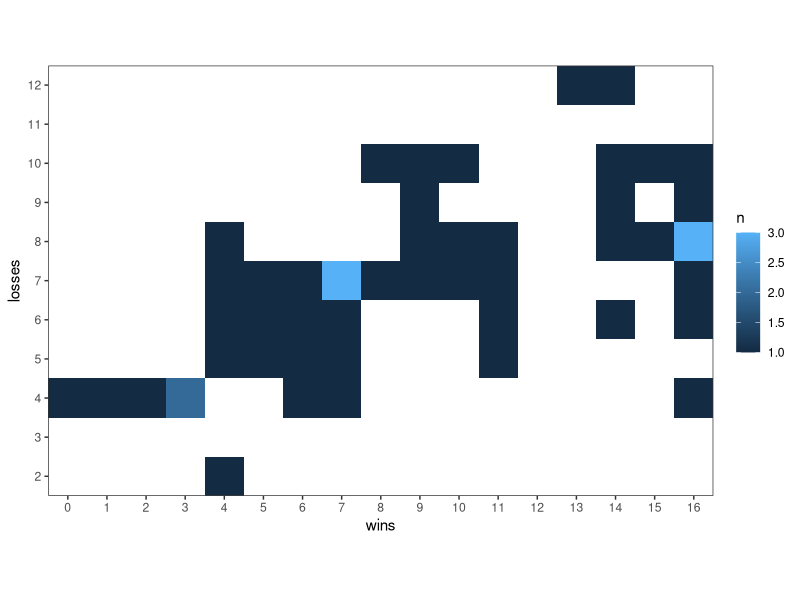

The R script that drew this image:
library(tidyverse)
library(stringr)

theme_set(theme_bw())


data <- read_tsv("data/nhl_playoff_results.txt")

colnames(data) <- tolower(colnames(data))


df <- data %>%
  mutate(gp = wins + losses,
         team = str_sub(teamseason, 1, 3),
         season = as.character(season)) %>% 
  select(-teamseason) %>% 
  group_by(team, season) %>% 
  summarize(wins = sum(wins),
            losses=  sum(losses),
            gp = sum(gp))
  
levels_season <- unique(df$season)

df <- df %>% 
  mutate(season = factor(season, levels = levels_season))

df %>% 
  count(wins, losses) %>% 
  ggplot(aes(wins, losses, fill = n)) +
  geom_tile() +
  coord_equal() +
  scale_x_continuous(expand = c(0,0),
                     breaks = 0:16) +
  scale_y_continuous(expand = c(0,0), 
                     breaks = 0:16) +
  theme(panel.grid = element_blank())

